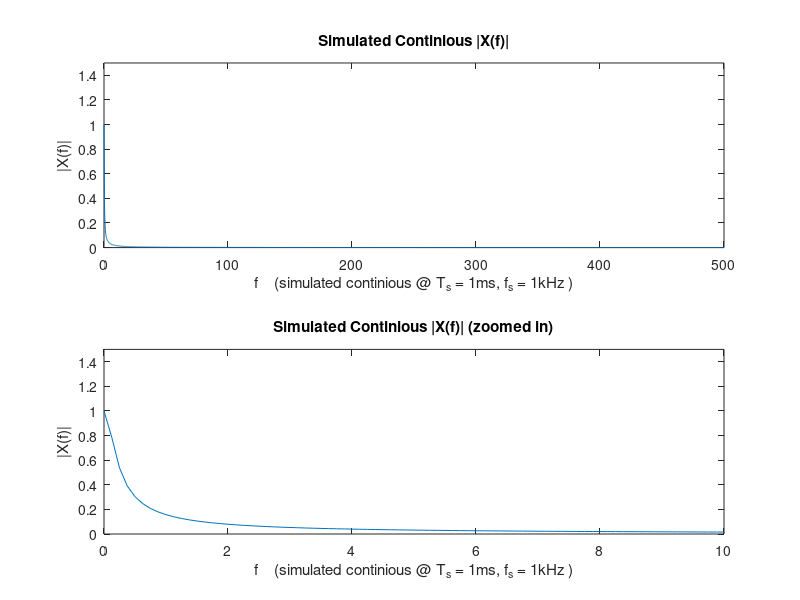
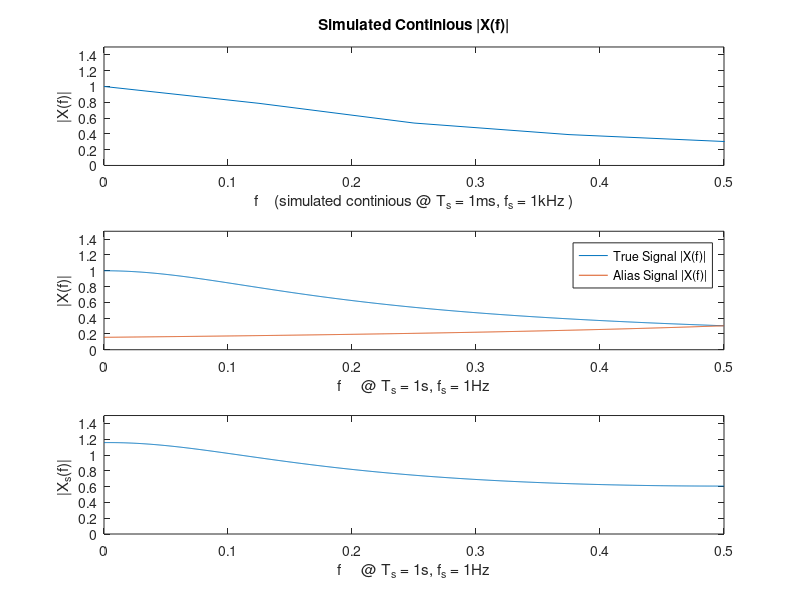

These charts were generated, in order, by the following MATLAB code:
close all

%% P1 part a

figure(1)

Ts = .001
fs = 1/Ts

samples = 4*1000
a = 0
b = 1/(2*Ts)
fc = a:(b-a)/samples:b
Xfc = 1./sqrt(1 + 4*pi*pi.*fc.^2)
subplot(2, 1, 1)
plot(fc, Xfc)
xlabel("f    (simulated continious @ T_s = 1ms, f_s = 1kHz )")
ylabel("|X(f)|")
xlim([0 1/(2*Ts)])
ylim([0 1.5])
title("Simulated Continious |X(f)|")

subplot(2, 1, 2)
plot(fc, Xfc)
xlabel("f    (simulated continious @ T_s = 1ms, f_s = 1kHz )")
ylabel("|X(f)|")
xlim([0 10])
ylim([0 1.5])
title("Simulated Continious |X(f)| (zoomed in)")


Ts = 1
fs = 1/Ts

samples = 1000
a = 0
b = 1/(2*Ts)
f = a:(b-a)/samples:b

Xf = 1./sqrt(1 + 4*pi*pi.*f.^2)
Xf1 = 1./sqrt(1 + 4*pi*pi.*(f-fs).^2)

figure(2)
subplot(3,1,1)
plot(fc, Xfc)
xlabel("f    (simulated continious @ T_s = 1ms, f_s = 1kHz )")
ylabel("|X(f)|")

xlim([0 1/(2*Ts)])
ylim([0 1.5])
title("Simulated Continious |X(f)|")


subplot(3,1,2)
plot(f, Xf)
xlim([0 1/(2*Ts)])
ylim([0 1.5])
hold on
plot(f, Xf1)
legend('True Signal |X(f)|', 'Alias Signal |X(f)|')
xlabel("f     @ T_s = 1s, f_s = 1Hz")
ylabel("|X(f)|")

subplot(3,1,3)
plot(f, Xf+Xf1)
xlim([0 1/(2*Ts)])
ylim([0 1.5])
xlabel("f     @ T_s = 1s, f_s = 1Hz")
ylabel("|X_s(f)| ")


return

Ts = 0.1
fs = 1/Ts

samples = 1000
a = 0
b = 1/(2*Ts)
f = a:(b-a)/samples:b


Xf = 1./sqrt(1 + 4*pi*pi.*(f-(0*fs)).^2)
Xf1 = 1./sqrt(1 + 4*pi*pi.*(f-(1*fs)).^2)

figure(2)
subplot(2,1,1)
plot(f, Xf)
xlim([0 1/(2*Ts)])
ylim([0 1.5])
hold on
plot(f, Xf1)
subplot(2,1,2)
plot(f, Xf+Xf1)
xlim([0 1/(2*Ts)])
ylim([0 1.5])

	

Ts = 0.01
fs = 1/Ts

samples = 1000
a = 0
b = 1/(2*Ts)
f = a:(b-a)/samples:b

Xf = 1./sqrt(1 + 4*pi*pi.*(f-(0*fs)).^2)
Xf1 = 1./sqrt(1 + 4*pi*pi.*(f-(1*fs)).^2)

figure(3)
subplot(2,1,1)
plot(f, Xf)
hold on
plot(f, Xf1)
xlim([0 1/(2*Ts)])
ylim([0 1.5])
subplot(2,1,2)
plot(f, Xf+Xf1)
xlim([0 1/(2*Ts)])
ylim([0 1.5])

